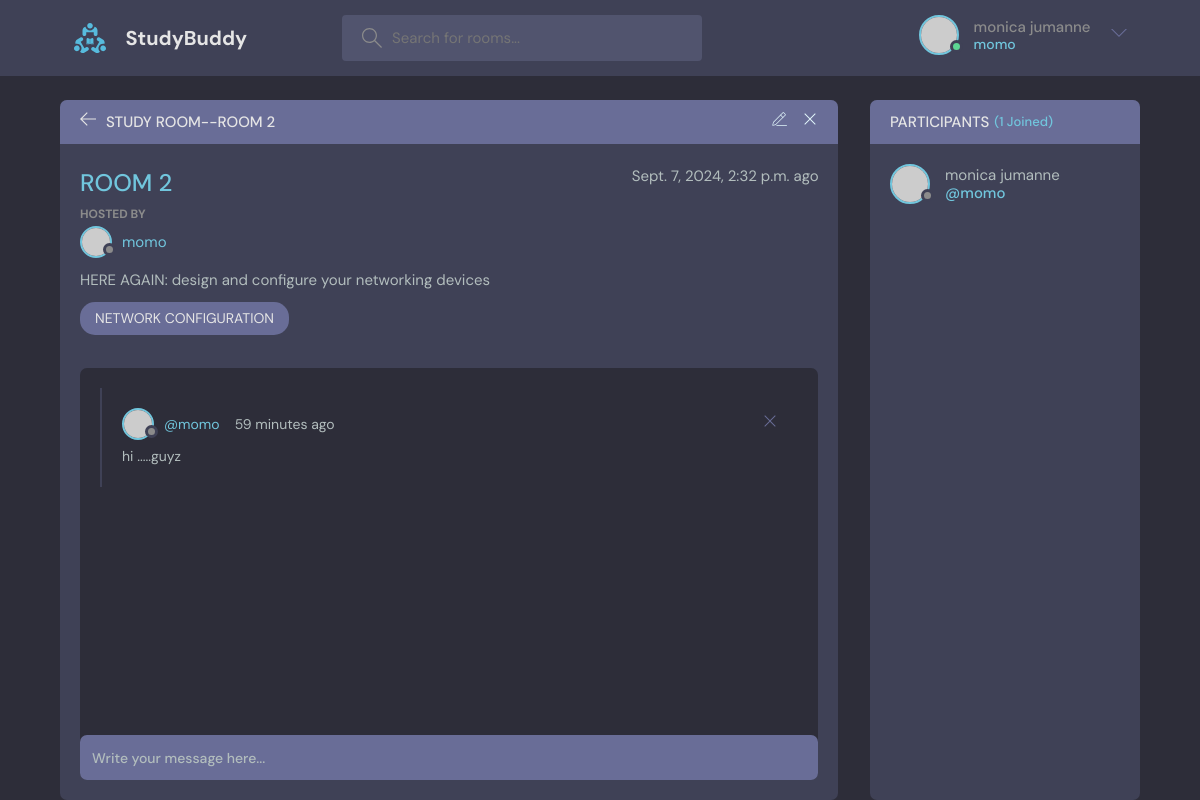
The page /open_room/3/ (signed in) on the database its author committed.
### Base/models.py (models this page shows, shortened)
class Room(models.Model):
    name = models.CharField(max_length=100)
    participants = models.ManyToManyField(User, related_name='participants', blank=True)
    topic = models.ForeignKey(Topics, on_delete=models.SET_NULL, null=True)
    module = models.ForeignKey(Module,on_delete=models.SET_NULL, null=True)
    description = models.TextField(max_length=1000)
    host = models.ForeignKey(User, on_delete=models.SET_NULL, null=True)
    created = models.DateTimeField(auto_now_add=True)
    updated = models.DateTimeField(auto_now_add=True, null=True)
    class Meta:
        ordering = ('-updated', '-created')

class Topics(models.Model):
    name = models.CharField(max_length=200)
    created = models.DateTimeField(auto_now_add=True)
    def __str__(self):
        return self.name
    class Meta:
        ordering = ('-created',)

class Conversation(models.Model):
    room = models.ForeignKey(Room, on_delete=models.CASCADE)
    content = models.ForeignKey(MessageItem, models.CASCADE)
    created = models.DateTimeField(auto_now_add=True, null=True)
    class Meta:
        ordering = ('-created',)

class MessageItem(models.Model):
    sender = models.ForeignKey(User, on_delete=models.SET_NULL, null=True)
    message = models.TextField(max_length=1000)
    timestamp = models.DateTimeField(auto_now_add=True)
    class Meta:
        ordering = ('-timestamp',)

### Base/views.py (the view, shortened to what this page needs)
# urls.py: path('open_room/<int:pk>/', open_room, name='open_room'),
@login_required(login_url='login')
def open_room(request, pk):
   room = Room.objects.get(pk=pk)
   participants = room.participants.all()
   print(participants)
   conversation=Conversation.objects.filter(room=room)
   context = {
       'room': room,
       'messages': conversation,
       'participants':participants,
   }
   return render(request, 'room.html', context)

### templates/room.html (shortened to what this page needs)
{% extends "base/main.html" %}
{% load static %}
{% block content %}
    <main class="profile-page layout layout--2">
      <div class="container">
        <div class="room">
          <div class="room__top">
            <div class="room__topLeft">
              <a href="{% url 'home' %}">
                <svg version="1.1" xmlns="http://www.w3.org/2000/svg" width="32" height="32" viewBox="0 0 32 32">
                  <title>arrow-left</title>
                  <path
                    d="M13.723 2.286l-13.723 13.714 13.719 13.714 1.616-1.611-10.96-10.96h27.625v-2.286h-27.625l10.965-10.965-1.616-1.607z"
                  ></path>
                </svg>
              </a>
              <h3>Study Room--{{room.name}}</h3>
            </div>
            <div class="room__topRight">
               <a href="{% url 'edit_room' room.id %}" >
              </a>
              <a href="{% url 'delete_room' room.id %}" onclick="return confirm('Are You Sure: You wants to delete this room: {{room.name}}')">
                <svg version="1.1" xmlns="http://www.w3.org/2000/svg" width="32" height="32" viewBox="0 0 32 32">
                  <title>remove</title>
                  <path
                    d="M27.314 6.019l-1.333-1.333-9.98 9.981-9.981-9.981-1.333 1.333 9.981 9.981-9.981 9.98 1.333 1.333 9.981-9.98 9.98 9.98 1.333-1.333-9.98-9.98 9.98-9.981z"
                  ></path>
                </svg>
              </a>
            </div>
          </div>
          <div class="room__box scroll">
            <div class="room__header scroll">
              <div class="room__info">
                <h3>{{ room.name }}</h3>
                <span>{{ room.created}} ago </span>
              </div>
              <div class="room__hosted">
                <p>Hosted by </p>
                <a href="#" class="room__author">
                  <div class="avatar avatar--small">
                    <img src="https://randomuser.me/api/portraits/men/37.jpg" />
                  </div>
                  <span>{{room.host.username}}</span>
                </a>
              </div>
              <div class="room__details">
               {{room.description}}
              </div>
              <span class="room__topics">{{room.topic}}</span>
            </div>
            <div class="room__conversation">
              <div class="threads scroll">
                {% for message in messages  %}
                <div class="thread">
                  <div class="thread__top">
                    <div class="thread__author">
                      <a href="#" class="thread__authorInfo">
                        <div class="avatar avatar--small">
                          <img src="https://randomuser.me/api/portraits/men/37.jpg" />
                        </div>
                        <span>@{{message.content.sender.username}}</span>
                      </a>
                      <span class="thread__date">{{message.content.timestamp|timesince}} ago</span>
                    </div>
                    <div class="thread__delete">
                      <svg version="1.1" xmlns="http://www.w3.org/2000/svg" width="32" height="32" viewBox="0 0 32 32">
                        <title>remove</title>
                        <path
                          d="M27.314 6.019l-1.333-1.333-9.98 9.981-9.981-9.981-1.333 1.333 9.981 9.981-9.981 9.98 1.333 1.333 9.981-9.98 9.98 9.98 1.333-1.333-9.98-9.98 9.98-9.981z"
                        ></path>
                      </svg>
                    </div>
                  </div>
                  <div class="thread__details">
                    {{message.content.message }}
                  </div>
                </div>
                {% endfor %}
              </div>
            </div>
          </div>
          <div class="room__message">
            <form action="" method="POST" >
              <input name="message" placeholder="Write your message here..." /></form>
          </div>
        </div>
        <div class="participants">
          <h3 class="participants__top">Participants <span>({{participants |length }} Joined)</span></h3>
          <div class="participants__list scroll">
            {% for participant in participants  %}
            <a href="profile.html" class="participant">
              <div class="avatar avatar--medium">
                <img src="https://randomuser.me/api/portraits/men/37.jpg" />
              </div>
              <p>
                {{participant.first_name}} {{participant.last_name}}
                <span>@{{participant.username}}</span>
              </p>
            </a>
            {% endfor %}
          </div>
        </div>
      </div>
    </main>
  </body>
</html>
{% endblock content %}

### templates/base/main.html (shortened to what this page needs)
{% load static %}
<!DOCTYPE html>
<html lang="en">
  <head>
    <link rel="stylesheet" href="{% static 'CSS/style.css' %}" />
  </head>
  <body>
    <header class="header header--loggedIn">
      <div class="container">
        <a href="/" class="header__logo">
          <img src="{% static 'CSS/assets/logo.svg' %}" />
          <h1>StudyBuddy</h1>
        </a>
        <form class="header__search">
          <label>
            <input placeholder="Search for rooms..." />
          </label>
        </form>
        <nav class="header__menu">
          <div class="header__user">
            <a href="profile.html">
              <div class="avatar avatar--medium active">
                <img src="https://randomuser.me/api/portraits/men/37.jpg" />
              </div>
              <p> {{ request.user.first_name }} {{ request.user.last_name }} <span>{{ request.user.username }}</span></p>
            </a>
            <button class="dropdown-button">
              <svg version="1.1" xmlns="http://www.w3.org/2000/svg" width="32" height="32" viewBox="0 0 32 32">
                <title>chevron-down</title>
                <path d="M16 21l-13-13h-3l16 16 16-16h-3l-13 13z"></path>
              </svg>
            </button>
          </div>
        </nav>
      </div>
    </header>
    {% block content %}{% endblock content %}
</body>
</html>

### rows shown on the page
Room: name "ROOM 2", created "Sept. 7, 2024, 2:32 p.m.", host.username "momo", description "HERE AGAIN: design and configure your networking devices", topic "NETWORK CONFIGURATION"
Conversation: content.sender.username "momo", content.timestamp "59 minutes", content.message "hi .....guyz"

### other values the page prints
{{ request.user.first_name }} "monica"
{{ request.user.last_name }} "jumanne"
{{ request.user.username }} "momo"
{{ participants |length }} "1"
{{ participant.first_name }} "monica"
{{ participant.last_name }} "jumanne"
{{ participant.username }} "momo"
